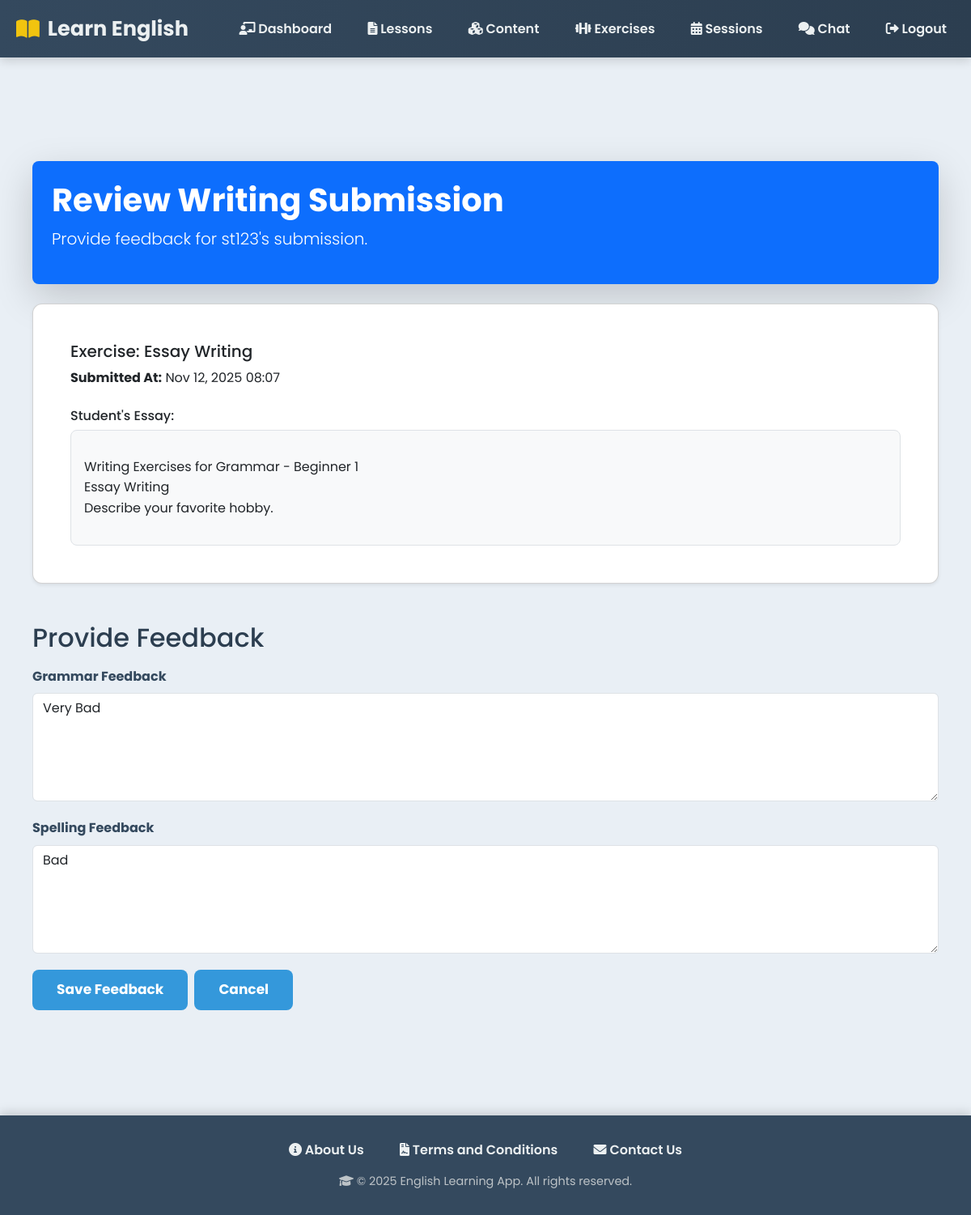
Screenshot of /teacher/review-writing-submission/5/ (signed in) with the database file from the repository.
### myapp/models.py (models this page shows, shortened)
class WritingSubmission(models.Model):
    student = models.ForeignKey(UserRegister, on_delete=models.CASCADE, related_name="writing_submissions")
    exercise = models.ForeignKey(WritingExercise, on_delete=models.CASCADE, related_name="submissions")
    essay_text = models.TextField()
    grammar_feedback = models.TextField(blank=True, null=True)
    spelling_feedback = models.TextField(blank=True, null=True)
    submitted_at = models.DateTimeField(auto_now_add=True)

class UserRegister(models.Model):
    USER_TYPE_CHOICES = [
        ('student', 'Student'),
        ('teacher', 'Teacher/Tutor'),
    ]
    user_id = models.AutoField(primary_key=True)
    full_name = models.CharField(max_length=100)
    username = models.CharField(max_length=50, unique=True)
    email = models.EmailField(unique=True)
    phone = models.CharField(max_length=15, unique=True)
    password_hash = models.CharField(max_length=255)
    usertype = models.CharField(max_length=20, choices=USER_TYPE_CHOICES, default='student')
    created_at = models.DateTimeField(default=timezone.now)

class WritingExercise(models.Model):
    EXERCISE_TYPE_CHOICES = (
        ('essay', 'Essay Writing'),
        ('sentence', 'Sentence Construction'),
        ('correction', 'Error Correction'),
        ('summary', 'Summary Writing'),
    )
    lesson = models.ForeignKey(Lesson, on_delete=models.CASCADE, related_name="writing_exercises")
    title = models.CharField(max_length=200)
    description = models.TextField(blank=True, null=True)
    exercise_type = models.CharField(max_length=20, choices=EXERCISE_TYPE_CHOICES)
    prompt = models.TextField(help_text="Writing prompt or instructions")
    example_response = models.TextField(blank=True, null=True)
    created_at = models.DateTimeField(auto_now_add=True)

### myapp/views.py (the view)
# urls.py: path('teacher/review-writing-submission/<int:submission_id>/', views.review_writing_submission, name='review_writing_submission'),
def review_writing_submission(request, submission_id):
    if request.session.get("usertype") != "teacher":
        return redirect("login")
    teacher = get_object_or_404(UserRegister, user_id=request.session.get("user_id"))
    submission = get_object_or_404(WritingSubmission, pk=submission_id)
    if request.method == "POST":
        form = WritingSubmissionFeedbackForm(request.POST, instance=submission)
        if form.is_valid():
            form.save()
            messages.success(request, "Feedback updated successfully!")
            return redirect("teacher_dashboard")
    else:
        form = WritingSubmissionFeedbackForm(instance=submission)
    return render(request, "teacher/review_writing_submission.html", {
        "form": form,
        "submission": submission,
        "student": submission.student,
        "exercise": submission.exercise,
    })

### myapp/forms.py
class WritingSubmissionFeedbackForm(forms.ModelForm):
    class Meta:
        model = WritingSubmission
        fields = ['grammar_feedback', 'spelling_feedback']
        widgets = {
            'grammar_feedback': forms.Textarea(attrs={'class': 'form-control', 'rows': 5}),
            'spelling_feedback': forms.Textarea(attrs={'class': 'form-control', 'rows': 5}),
        }

### templates/teacher/review_writing_submission.html (shortened to what this page needs)
{% extends "base.html" %}
{% block content %}
<div class="container mt-5">
    <header class="mb-4 p-4 bg-primary text-white rounded-3 shadow-lg">
        <h1 class="display-6 fw-bold">Review Writing Submission</h1>
        <p class="lead">Provide feedback for {{ submission.student.username }}'s submission.</p>
    </header>
    <div class="card shadow-sm mb-5">
        <div class="card-body">
            <h5 class="card-title">Exercise: {{ submission.exercise.title }}</h5>
            <p class="card-text"><strong>Submitted At:</strong> {{ submission.submitted_at|date:"M d, Y H:i" }}</p>
            <h6 class="mt-4">Student's Essay:</h6>
            <div class="p-3 bg-light rounded-3 border">
                <p>{{ submission.essay_text|linebreaks }}</p>
            </div>
        </div>
    </div>
    <h2 class="mb-3">Provide Feedback</h2>
    <form method="POST" class="needs-validation" novalidate>
        <div class="mb-3">
            <label for="{{ form.grammar_feedback.id_for_label }}" class="form-label">Grammar Feedback</label>
            {{ form.grammar_feedback }}
        </div>
        <div class="mb-3">
            <label for="{{ form.spelling_feedback.id_for_label }}" class="form-label">Spelling Feedback</label>
            {{ form.spelling_feedback }}
        </div>
        <div class="d-flex gap-2">
            <button type="submit" class="btn btn-primary">Save Feedback</button>
            <a href="{% url 'teacher_dashboard' %}" class="btn btn-secondary">Cancel</a>
        </div>
    </form>
</div>
{% endblock %}

### templates/base.html (style rules this page uses)
body { font-family: 'Poppins', 'Segoe UI', Tahoma, Geneva, Verdana, sans-serif; margin: 0; padding: 0; background: #e9eff5; color: #2c3e50; line-height: 1.6; }
.container { padding: 40px 20px; max-width: 1200px; margin: 0 auto; }
.card { background: #ffffff; padding: 30px; margin-bottom: 30px; border-radius: 12px; box-shadow: 0 6px 20px rgba(0,0,0,0.08); }
form label { display: block; margin-bottom: 8px; font-weight: 700; color: #34495e; }
input[type="text"], input[type="email"], input[type="password"], input[type="number"], input[type="datetime-local"], input[type="form-control"], select, textarea { width: 100%; padding: 12px; margin-bottom: 20px; border: 1px solid #dcdfe4; border-radius: 8px; font-size: 16px; box-sizing: border-box; transition: border-color 0.3s, box-shadow 0.3s; }
textarea { min-height: 150px; resize: vertical; }
.btn { display: inline-block; padding: 12px 30px; background: #3498db; color: #fff; border: none; border-radius: 8px; text-decoration: none; cursor: pointer; font-size: 17px; font-weight: 700; transition: background 0.3s, transform 0.2s, box-shadow 0.3s; }

### rows the page displays
WritingSubmission: student.username "st123", exercise "Essay Writing", submitted_at "Nov 12, 2025 08:07", essay_text "Writing Exercises for Grammar - Beginner 1 Essay Writing Describe your favorite hobby.", grammar_feedback "Very Bad", spelling_feedback "Bad"
